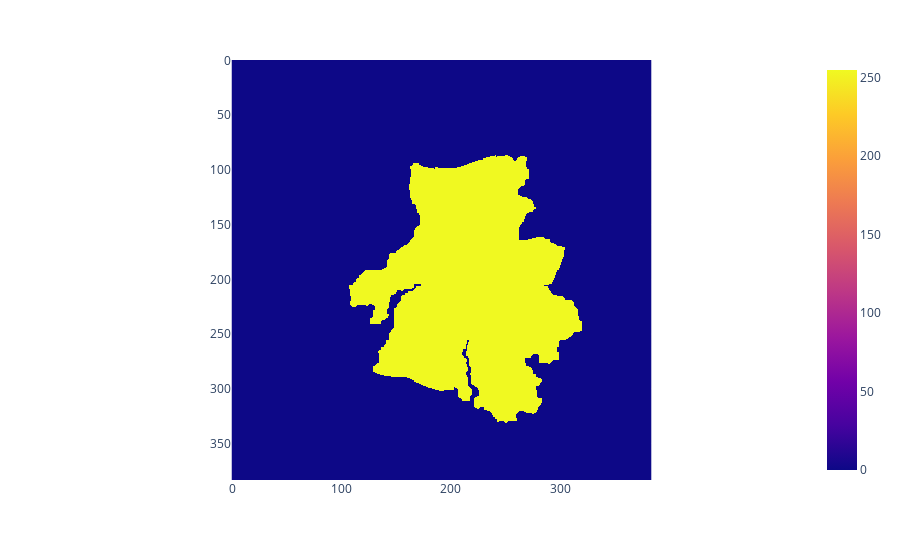

The cell this chart's notebook holds for it:
### Code cell
px.imshow(input_data)

### Figure 1 — Plotly figure (JSON) as saved in the notebook; plotly's stock layout.template omitted (floating-point values rounded to 4 significant figures; data arrays with more than 128 entries replaced by an {"elided": "..."} marker saying what was removed)
{"data": [{"coloraxis": "coloraxis", "hovertemplate": "x: %{x}<br>y: %{y}<br>color: %{z}<extra></extra>", "name": "0", "type": "heatmap", "xaxis": "x", "yaxis": "y", "z": {"elided": "384x384 int values"}}], "layout": {"coloraxis": {"colorscale": [[0, "#0d0887"], [0.1111, "#46039f"], [0.2222, "#7201a8"], [0.3333, "#9c179e"], [0.4444, "#bd3786"], [0.5556, "#d8576b"], [0.6667, "#ed7953"], [0.7778, "#fb9f3a"], [0.8889, "#fdca26"], [1, "#f0f921"]]}, "margin": {"t": 60}, "xaxis": {"anchor": "y", "constrain": "domain", "domain": [0, 1], "scaleanchor": "y"}, "yaxis": {"anchor": "x", "autorange": "reversed", "constrain": "domain", "domain": [0, 1]}}}
